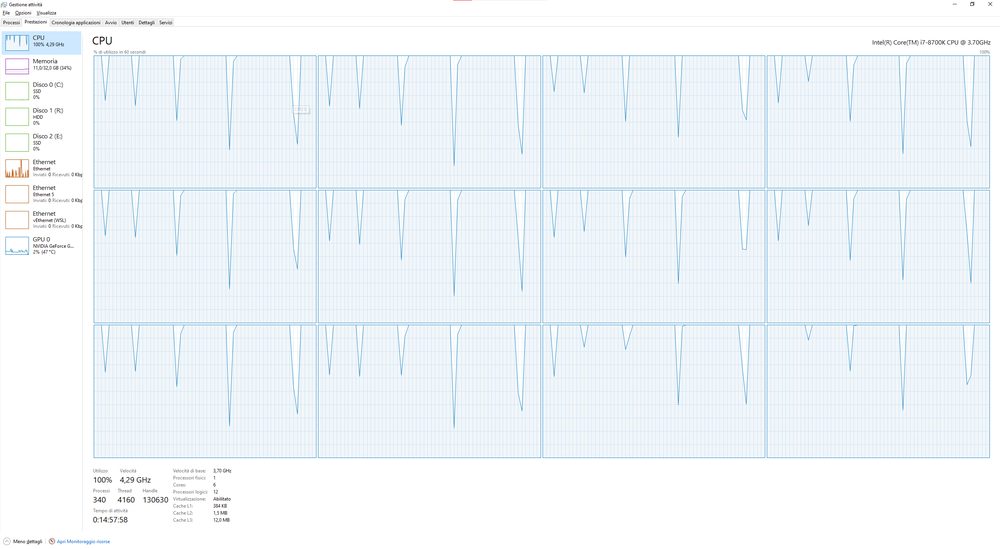
#> input picture assets/CPU_usage.png, 1000 x 549 px, shrunk from 2560 x 1405 before the run; its folder holds only this picture in this run
$ python -i img_manipulation.py   (imports and definitions only)   (older library calls are emulated)
#> lines starting #> are read from the running program, lines starting #| are printed output that depends on the picture
#> further down, picture is the input picture: shape (549, 1000, 3); mean B, G, R 249.3, 245.3, 239.7
# %%

import numpy as np
import cv2
import random
from numba import prange, jit, parfors
import matplotlib.pyplot as plt
import os

# %%
# creating the generator for each image subset
# ==================================================================
def pick_color_channel(image, channel):

    """
    This function allows you to manually pick a color channel for the image `img`
    The choice for `channels` are (case insensitive)
    - [R]ed
    - [G]reen
    - [B]lue
    """
    img = image.copy()


    # Check for the correct channel for the image to process
    # --------------------------------------------------------------------------
    if channel.lower() == "r":
        return np.stack((img[:,:,0],)*np.uint8(3), axis=2)

    elif channel.lower() == "g":
        return np.stack((img[:,:,1],)*np.uint8(3), axis=2)

    elif channel.lower() == "b":
        return np.stack((img[:,:,2],)*np.uint8(3), axis=2)
    else:
        raise ValueError("The channel specified in `pick_color_channel(image, channel)` is incorrect.\nPlease use one of the following: `r` `g` `b`")
# ==============================================================================

def pick_red_channel(image):
    return pick_color_channel(image, "r")
def pick_green_channel(image):
    return pick_color_channel(image, "g")
def pick_blue_channel(image):
    return pick_color_channel(image, "b")


# %%
# ==============================================================================
# The jit function decorator of the packet Numba allows to compile the code to
# make it run faster.
#
# The nogil=True allow us to exit the single threaded mode in which me use to
# work in vanilla python. GIL is an acronym for Global Interpreter Lock, and
# setting this switch we can enhance performance drammatically.
#
# The parallel option allow us to parallelize the operation across the CPU
# threads
#
# The nopython arguments is to tell python try not to infere the type of data
# resulting in an even better timing.
#
# In fact the results measured with %time magic methods are the following:
#
# Normal -> Wall time: 128 ms
# Numba compile run ->  Wall time: 1.2 s
# Numba compiled ->  Wall time: 2.97 ms
# ==============================================================================
@jit(nogil=True, parallel=True, nopython=True)
def noise_over_image(image, prob=0.01):
    """
    Add salt and pepper noise to the image.\n
    The arguments for the function are:
    img -> the image we want to degrade
    prob -> value between 0 and 1 that denote the intensity of the degradation
    """
    img = image.copy()


    # initialize the matrix which will be returned
    # --------------------------------------------------------------------------
    output = np.zeros(img.shape, np.uint8)
    # --------------------------------------------------------------------------

    # set the max treshold for white value
    # --------------------------------------------------------------------------
    treshold = 1 - prob
    # --------------------------------------------------------------------------

    # for each row and column of the matrix check if the condition applies to
    # change the value to white or black pixel to create a salt and pepper noise
    # --------------------------------------------------------------------------
    for i in prange(img.shape[0]):
        for j in prange(img.shape[1]):
            rnd = random.random()
            if rnd < prob:
                output[i][j] = 0
            elif rnd > treshold:
                output[i][j] = 255
            else:
                output[i][j] = img[i][j]
    # --------------------------------------------------------------------------

    return output
# ==============================================================================


# %%
# Fake HDR is a function that normalize the pixel from the alpha value to the beta
# one. We have some handy preset if we don't want to specify these value separately
# ==============================================================================
def fakehdr(image, alpha=-100, beta=355, preset=None):
    img = image.copy()

    # Setting the alpha and beta value for the presets
    # --------------------------------------------------------------------------
    if preset == "dark":
        alpha = -100
        beta = 150
    elif preset == "light":
        alpha = 500
        beta = -100
    norm_img = cv2.normalize(img,None, alpha=alpha, beta=beta, norm_type=cv2.NORM_MINMAX, dtype=cv2.CV_8UC1)
    # --------------------------------------------------------------------------

    return norm_img
# ==============================================================================


# %%
# A simple visual debugger to test the correct value or preset with an image
# ==============================================================================
def visual_fakehdr_debug(img):
    # img = cv2.edgePreservingFilter(img, flags=2, sigma_s=200, sigma_r=0.1)
    img = cv2.cv2.detailEnhance(img, sigma_s=60, sigma_r=0.15)
    cv2.imshow('image',img)

    cv2.waitKey(0)
    cv2.destroyAllWindows()
# ==============================================================================


# %%

def enhance_features(img, val1=5, val2=7, inverse=True): #TODO 5 7 debug value
    kernel1 = np.ones((val1,val1),np.float32)/val1**2
    dst1 = cv2.filter2D(img,-1,kernel1)
    kernel2 = np.ones((val2,val2),np.float32)/val2**2
    dst2 = cv2.filter2D(img,-1,kernel2)
    if inverse:
        return  dst1 - dst2 - img
    else:
        return  dst1 - dst2 + img


def draw_orb(img, enhanced=True):
    if enhanced:
        training_image = cv2.cvtColor(img, cv2.COLOR_BGR2RGB)
        training_gray  = cv2.cvtColor(training_image, cv2.COLOR_RGB2GRAY)
        training_image = enhance_features(training_image, 5, 7, True)
        training_gray  = enhance_features(training_gray, 5, 7, True)
    else:
        training_image = cv2.cvtColor(img, cv2.COLOR_BGR2RGB)
        training_gray = cv2.cvtColor(training_image, cv2.COLOR_RGB2GRAY)
    test_image = cv2.pyrDown(training_image)
    test_image = cv2.pyrDown(test_image)
    test_gray = cv2.cvtColor(test_image, cv2.COLOR_RGB2GRAY)
    orb = cv2.ORB_create()

    train_keypoints, train_descriptor = orb.detectAndCompute(training_gray, None)
    test_keypoints, test_descriptor = orb.detectAndCompute(test_gray, None)

    keypoints_without_size = np.copy(training_image)
    keypoints_with_size = np.copy(training_image)

    cv2.drawKeypoints(training_image, train_keypoints, keypoints_without_size, color = (0, 255, 0))

    cv2.drawKeypoints(training_image, train_keypoints, keypoints_with_size, flags = cv2.DRAW_MATCHES_FLAGS_DRAW_RICH_KEYPOINTS)

    return (keypoints_with_size, keypoints_without_size)


# %%
# This function allows us to visually debug the changes in the images
# ==============================================================================
def global_visual_debugger(image, savefig=False, fname=0):
    """
    VD stands for visual debug, with this function we can have visual
    information about the changes made in the images while applying the various
    functions to degrade/alterate the image
    """
#> called with savefig = False, fname = 0
    img = image.copy()


    # subplot settings
    # --------------------------------------------------------------------------
    column = 4
    row = 4
    fig=plt.figure(dpi=300)
    fig.subplots_adjust(wspace = 0.5, hspace = 0.5)
    # --------------------------------------------------------------------------


    # Original
    # --------------------------------------------------------------------------
    img_original = img
    im1 = fig.add_subplot(row,column,1)
    im1.title.set_text("original image")
    im1.title.set_size(5)
    plt.axis('off')
    plt.imshow(img)
    # --------------------------------------------------------------------------


    # Original + Noise
    # --------------------------------------------------------------------------
    noise_original = noise_over_image(img)
    im2 = fig.add_subplot(row,column,5)
    im2.title.set_text("original image + noise")
    im2.title.set_size(5)
    plt.axis('off')
    plt.imshow(noise_original)
    # --------------------------------------------------------------------------


    # Red
    # --------------------------------------------------------------------------
    img_red = pick_color_channel(img, "r")
    im3 = fig.add_subplot(row,column,2)
    im3.title.set_text("red channel")
    im3.title.set_size(5)
    plt.axis('off')
    plt.imshow(img_red)
    # --------------------------------------------------------------------------

    # Red + Noise
    # --------------------------------------------------------------------------
    noise_red = noise_over_image(img_red)
    im4 = fig.add_subplot(row,column,6)
    im4.title.set_text("red + noise")
    im4.title.set_size(5)
    plt.axis('off')
    plt.imshow(noise_red)
    # --------------------------------------------------------------------------

    # Green
    # --------------------------------------------------------------------------
    img_green = pick_color_channel(img, "g")
    im5 = fig.add_subplot(row,column,3)
    im5.title.set_text("green channel")
    im5.title.set_size(5)
    plt.axis('off')
    plt.imshow(img_green)
    # --------------------------------------------------------------------------

    # Green + Noise
    # --------------------------------------------------------------------------
    noise_green = noise_over_image(img_green, 0.01)
    im6 = fig.add_subplot(row,column,7)
    im6.title.set_text("green channel + noise")
    im6.title.set_size(5)
    plt.axis('off')
    plt.imshow(noise_green)
    # --------------------------------------------------------------------------

    # Blue
    # --------------------------------------------------------------------------
    img_blue = pick_color_channel(img, "g")
    im7 = fig.add_subplot(row,column,4)
    im7.title.set_text("blue channel")
    im7.title.set_size(5)
    plt.axis('off')
    plt.imshow(img_blue)
    # --------------------------------------------------------------------------

    # Blue + Noise
    # --------------------------------------------------------------------------
    noise_blue = noise_over_image(img_blue, 0.013)
    im8 = fig.add_subplot(row,column,8)
    im8.title.set_text("blue channel + noise")
    im8.title.set_size(5)
    plt.axis('off')
    plt.imshow(noise_blue)
    # --------------------------------------------------------------------------

    # Fake HDR preset DARK
    # --------------------------------------------------------------------------
    img_hdr_dark = fakehdr(img, preset="dark")
#> in fakehdr, `norm_img = cv2.normalize(img,None, alpha=alpha, beta=beta, norm_type=c..`:
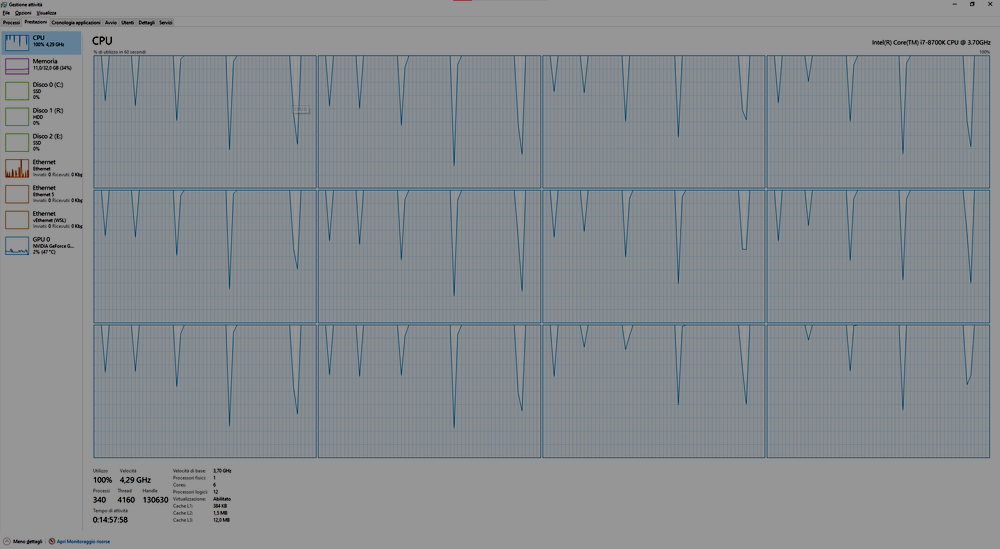
#> norm_img: shape (549, 1000, 3); mean B, G, R 144.3, 140.3, 134.7
    im9 = fig.add_subplot(row,column,9)
    im9.title.set_text("Fake HDR dark")
    im9.title.set_size(5)
    plt.axis('off')
    plt.imshow(img_hdr_dark)
    # --------------------------------------------------------------------------

    # Fake HDR preset DARK + Noise
    # --------------------------------------------------------------------------
    noise_hdr_dark = noise_over_image(img_hdr_dark, 0.013)
    im10 = fig.add_subplot(row,column,10)
    im10.title.set_text("Fake HDR dark + noise")
    im10.title.set_size(5)
    plt.axis('off')
    plt.imshow(noise_hdr_dark)
    # --------------------------------------------------------------------------


    # Fake HDR preset LIGHT
    # --------------------------------------------------------------------------
    img_hdr_light = fakehdr(img, preset="light")
    im11 = fig.add_subplot(row,column,11)
    im11.title.set_text("Fake HDR light")
    im11.title.set_size(5)
    plt.axis('off')
    plt.imshow(img_hdr_light)
    # --------------------------------------------------------------------------


    # Fake HDR preset LIGHT + Noise
    # --------------------------------------------------------------------------
    noise_hdr_light = noise_over_image(img_hdr_light, 0.013)
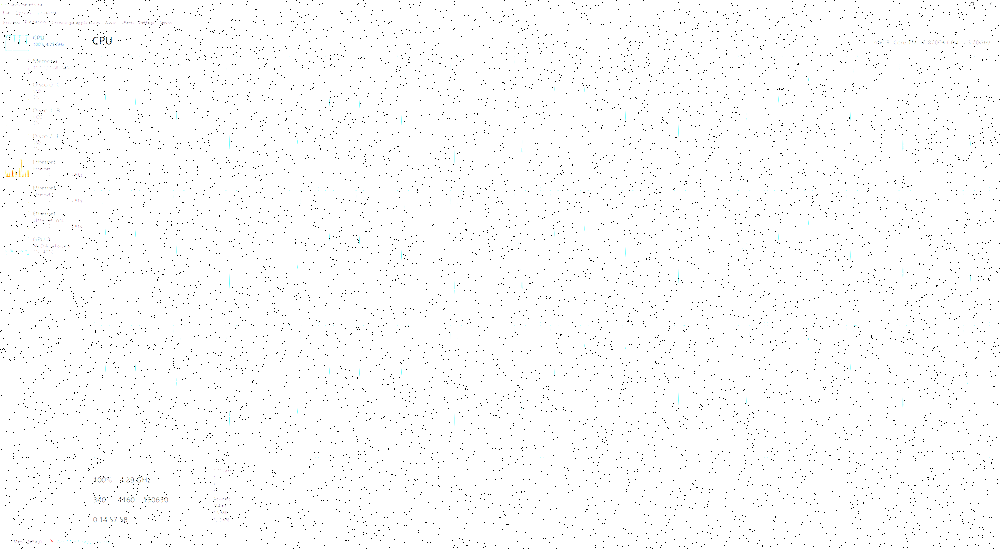
#> noise_hdr_light: shape (549, 1000, 3); mean B, G, R 251.6, 251.6, 251.5
    im12 = fig.add_subplot(row,column,12)
    im12.title.set_text("Fake HDR Light + noise")
    im12.title.set_size(5)
    plt.axis('off')
    plt.imshow(noise_hdr_light)
    # --------------------------------------------------------------------------

    # ORB points
    # --------------------------------------------------------------------------
    orb_point_distance = draw_orb(img,enhanced=False)[0]
#> in draw_orb, `test_image = cv2.pyrDown(test_image)`:
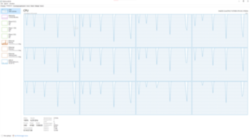
#> test_image: shape (138, 250, 3); mean R, G, B 239.8, 245.4, 249.3
#> in draw_orb, `train_keypoints, train_descriptor = orb.detectAndCompute(training_gray..`: train_keypoints = 468 keypoints; strongest (x, y, size): (102, 37, 31), (100, 41, 31), (93, 39, 31), (107, 43, 31)
#> in draw_orb, `test_keypoints, test_descriptor = orb.detectAndCompute(test_gray, None)`: test_keypoints = (); test_descriptor = None
#> in draw_orb, `cv2.drawKeypoints(training_image, train_keypoints, keypoints_without_s..`:
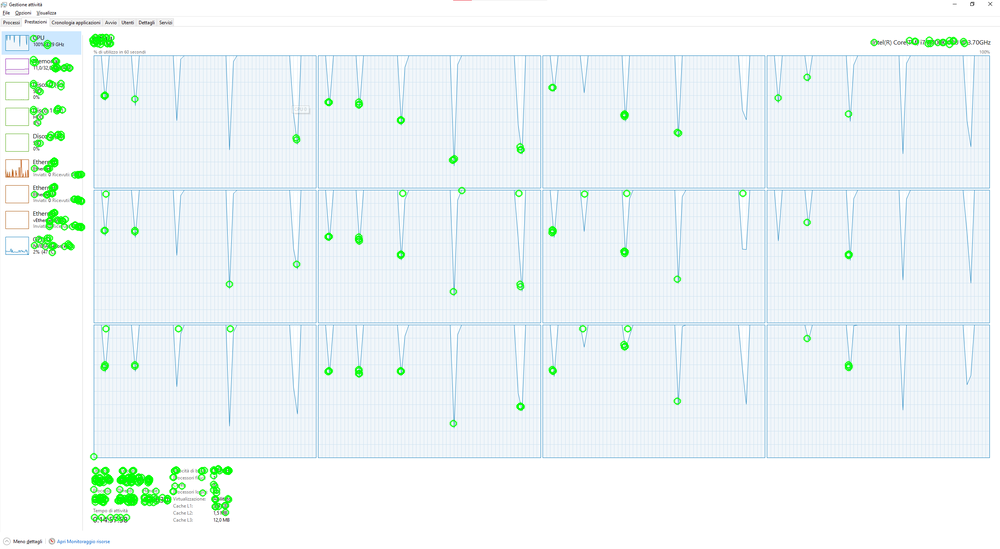
#> keypoints_without_size: shape (549, 1000, 3); mean R, G, B 237.1, 245.6, 246.5
    im9 = fig.add_subplot(row,column,13)
    im9.title.set_text("ORB points with distance")
    im9.title.set_size(5)
    plt.axis('off')
    plt.imshow(orb_point_distance)
    # --------------------------------------------------------------------------

    # Fake HDR preset DARK + Noise
    # --------------------------------------------------------------------------
    orb_point = draw_orb(img,enhanced=False)[1]
    im10 = fig.add_subplot(row,column,14)
    im10.title.set_text("ORB points")
    im10.title.set_size(5)
    plt.axis('off')
    plt.imshow(orb_point)
    # --------------------------------------------------------------------------


    # Fake HDR preset LIGHT
    # --------------------------------------------------------------------------
    enhanced_distance = draw_orb(img,enhanced=True)[0]
#> call 3 of draw_orb, with enhanced = True
#> in draw_orb (call 3), `test_gray = cv2.cvtColor(test_image, cv2.COLOR_RGB2GRAY)`:
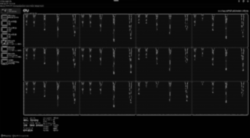
#> test_gray: shape (138, 250); min 1, max 122, mean 16
#> in draw_orb (call 3), `train_keypoints, train_descriptor = orb.detectAndCompute(training_gray..`: train_keypoints = 500 keypoints; strongest (x, y, size): (213, 514, 31), (212, 476, 31), (169, 501, 31), (92, 457, 31)
#> in draw_orb (call 3), `test_keypoints, test_descriptor = orb.detectAndCompute(test_gray, None)`: test_keypoints = 240 keypoints; strongest (x, y, size): (113, 72, 31), (170, 83, 31), (156, 52, 31), (90, 83, 31)
#> in draw_orb (call 3), `cv2.drawKeypoints(training_image, train_keypoints, keypoints_without_s..`:
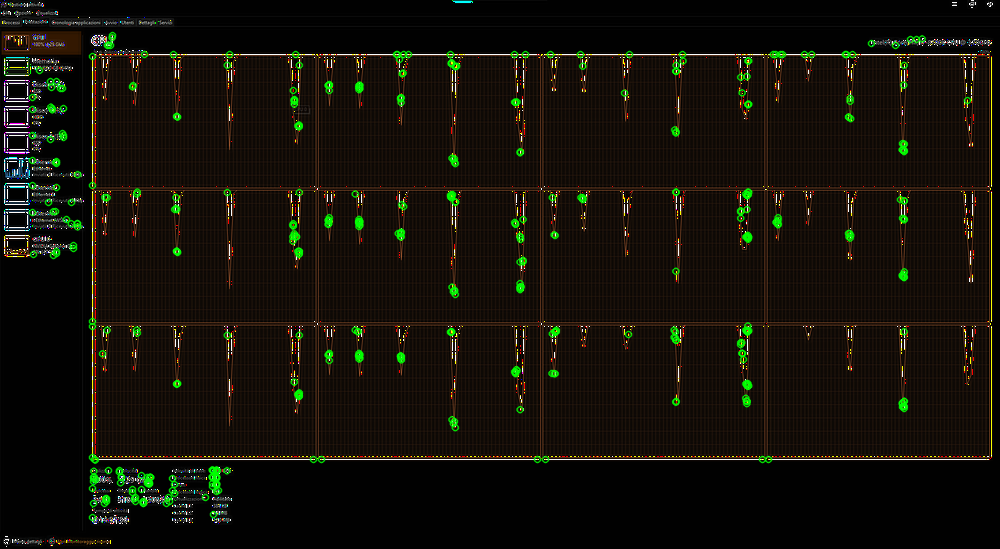
#> keypoints_without_size: shape (549, 1000, 3); mean R, G, B 20.1, 17.4, 9
    im11 = fig.add_subplot(row,column,15)
    im11.title.set_text("Enhanced image with ORB distance")
    im11.title.set_size(5)
    plt.axis('off')
    plt.imshow(enhanced_distance)
    # --------------------------------------------------------------------------


    # Fake HDR preset LIGHT + Noise
    # --------------------------------------------------------------------------
    enhanced = draw_orb(img,enhanced=True)[1]
#> call 4 of draw_orb, with enhanced = True
#> in draw_orb (call 4), `cv2.drawKeypoints(training_image, train_keypoints, keypoints_with_size..`:
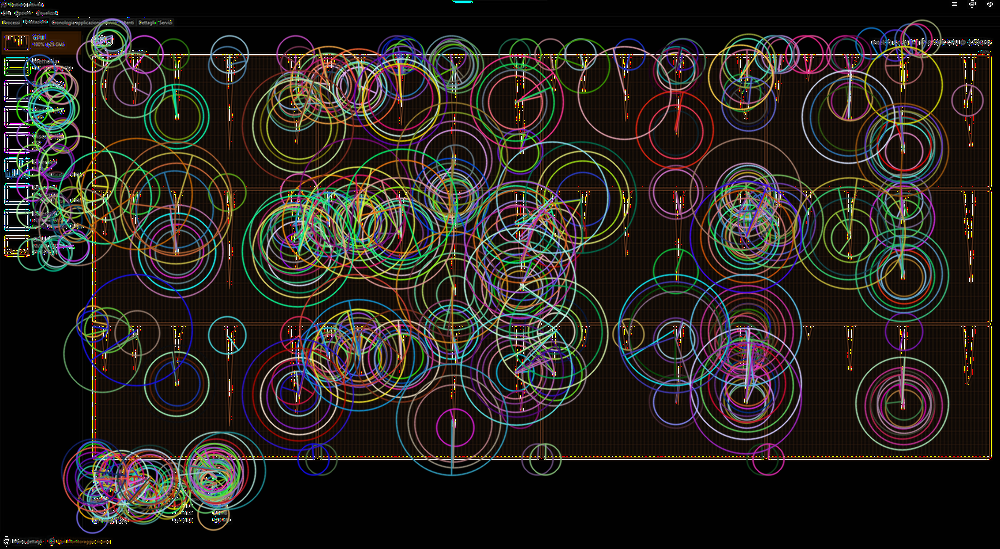
#> keypoints_with_size: shape (549, 1000, 3); mean R, G, B 39.5, 34.8, 30.4
    im12 = fig.add_subplot(row,column,16)
    im12.title.set_text("Enhanced image with ORB points")
    im12.title.set_size(5)
    plt.axis('off')
    plt.imshow(enhanced)
    # --------------------------------------------------------------------------
    if not savefig:
        plt.show()
#> figure, not shown here; B, G, R data is drawn as R, G, B
    else:
        plt.savefig(fname)
    plt.close("all")
# ==============================================================================

>>> import cv2
>>> picture = cv2.imread('assets/CPU_usage.png')
>>> result = global_visual_debugger(picture)
